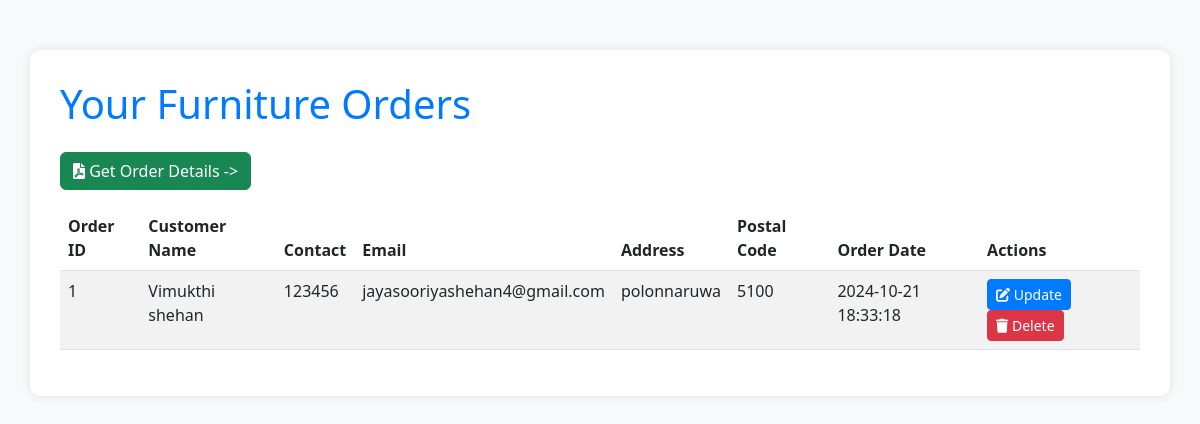
The page /furniture_orders.php (signed in) on the database its author committed.
### tables this page shows
CREATE TABLE `furniture_orders` (
  `id` int(11) NOT NULL,
  `furniture_id` int(11) NOT NULL,
  `customer_name` varchar(255) NOT NULL,
  `contact_number` varchar(20) NOT NULL,
  `email` varchar(255) NOT NULL,
  `address` text NOT NULL,
  `postal_code` varchar(20) NOT NULL,
  `order_date` timestamp NOT NULL DEFAULT current_timestamp(),
  `user_id` int(11) DEFAULT NULL
);

### furniture_orders.php (the view, shortened to what this page needs)
<?php
require_once 'config.php';
$user_id = $_SESSION['user_id'];
$sql = "SELECT * FROM furniture_orders WHERE user_id = ?";
$stmt = $conn->prepare($sql);
$stmt->bind_param("i", $user_id);
$stmt->execute();
$result = $stmt->get_result();
$orders = $result->fetch_all(MYSQLI_ASSOC);
?>
<!DOCTYPE html>
<html lang="en">
<head>
    <link href="https://cdn.jsdelivr.net/npm/bootstrap@5.3.0/dist/css/bootstrap.min.css" rel="stylesheet">
    <link rel="stylesheet" href="https://cdnjs.cloudflare.com/ajax/libs/font-awesome/6.0.0-beta3/css/all.min.css">
</head>
<body>
    <div class="container">
        <h1 class="mb-4">Your Furniture Orders</h1>
        <a href="?generate_pdf" class="btn btn-success mb-3"><i class="fas fa-file-pdf"></i> Get Order Details -></a>
        <table class="table table-striped table-hover">
            <thead>
                <tr>
                    <th>Order ID</th>
                    <th>Customer Name</th>
                    <th>Contact</th>
                    <th>Email</th>
                    <th>Address</th>
                    <th>Postal Code</th>
                    <th>Order Date</th>
                    <th>Actions</th>
                </tr>
            </thead>
            <tbody>
                <?php foreach ($orders as $order): ?>
                <tr>
                    <td><?php echo $order['furniture_id']; ?></td>
                    <td><?php echo $order['customer_name']; ?></td>
                    <td><?php echo $order['contact_number']; ?></td>
                    <td><?php echo $order['email']; ?></td>
                    <td><?php echo $order['address']; ?></td>
                    <td><?php echo $order['postal_code']; ?></td>
                    <td><?php echo $order['order_date']; ?></td>
                    <td>
                        <button class="btn btn-primary btn-sm" data-bs-toggle="modal" data-bs-target="#updateModal<?php echo $order['furniture_id']; ?>">
                            <i class="fas fa-edit"></i> Update
                        </button>
                        <form method="post" style="display: inline;">
                            <button type="submit" name="delete" class="btn btn-danger btn-sm" onclick="return confirm('Are you sure you want to delete this order?')">
                                <i class="fas fa-trash"></i> Delete
                            </button>
                        </form>
                    </td>
                </tr>
                <?php endforeach; ?>
            </tbody>
        </table>
    </div>
</body>
</html>

### furniture_orders.php (style rules this page uses)
body { background-color: #f8f9fa; }
.container { background-color: #ffffff; border-radius: 10px; padding: 30px; margin-top: 50px; box-shadow: 0 0 10px rgba(0, 0, 0, 0.1); }
h1 { color: #007bff; }
.btn-primary { background-color: #007bff; border-color: #007bff; }

### rows shown on the page
furniture_orders: furniture "1", customer_name "Vimukthi shehan", contact_number "123456", email "jayasooriyashehan4@gmail.com", address "polonnaruwa", postal_code "5100", order_date "2024-10-21 18:33:18"
